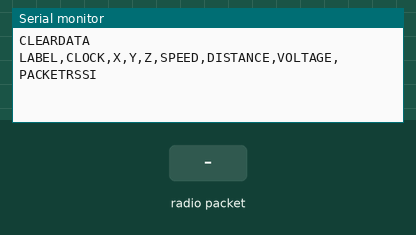
Recording of a sketch running on a simulated Arduino Uno, built with avr-gcc and run on an emulated ATmega328P. Shown: the last lines printed to the serial monitor. Inputs (shaded band) come from the test bench. No radio packets arrive unless stated.

Above: at 1.2 s.
1.3 s: radio packet "1" arrives
At 1.9 s:
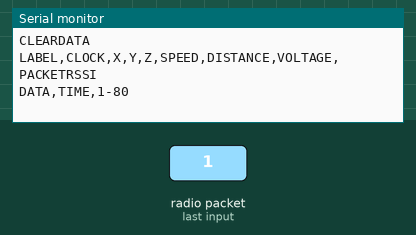
2.8 s: radio packet "0" arrives
At 4.0 s:
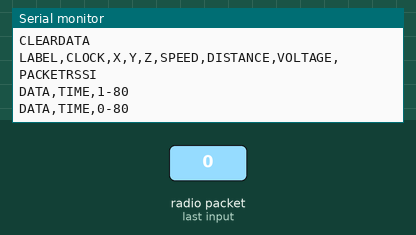
4.3 s: radio packet "2" arrives
At 5.4 s:
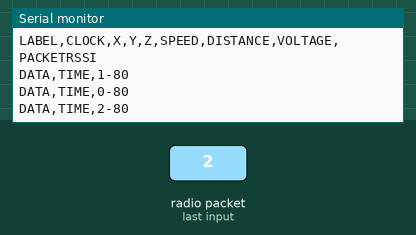

Measured:
- after the input at 1.3 s, the serial monitor: prints a new line at once (image 1)
- after the input at 2.8 s, the serial monitor: prints a new line at once (image 2)
- after the input at 4.3 s, the serial monitor: prints a new line at once (image 3)

The sketch:

LoRaReceiverNEW1.ino
```cpp
#include <SPI.h>
#include <LoRa.h>

void setup() {
  Serial.begin(9600);
  while (!Serial);
  Serial.println("CLEARDATA");
  Serial.println("LABEL,CLOCK,X,Y,Z,SPEED,DISTANCE,VOLTAGE,PACKETRSSI");

  if (!LoRa.begin(433E6)) {
    Serial.println("Starting LoRa failed!");
    while (1);
  }
}

void loop() {
  // try to parse packet
  int packetSize = LoRa.parsePacket();
  if (packetSize) {
    // received a packet
    Serial.print("DATA,TIME,");

    // read packet
    while (LoRa.available()) {
      Serial.print((char)LoRa.read());
    }

    // print RSSI of packet

    Serial.println(LoRa.packetRssi());

  }
}
```
